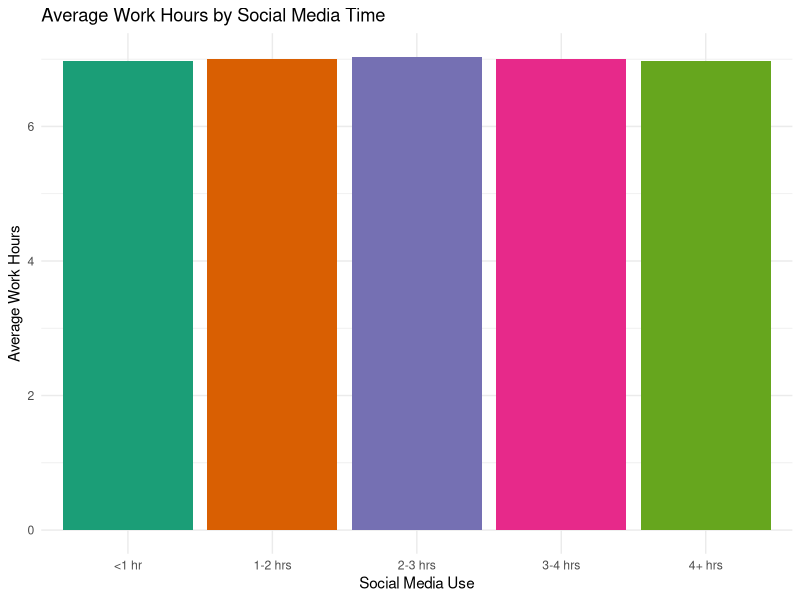
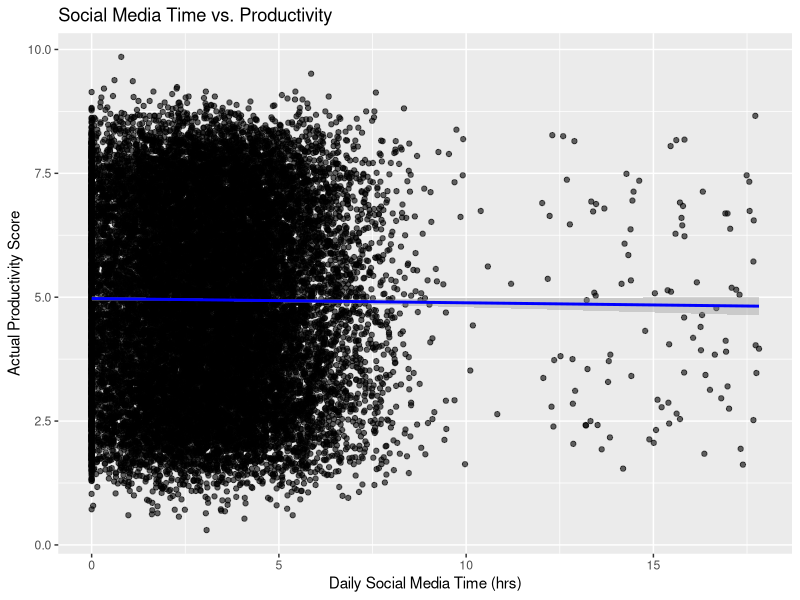
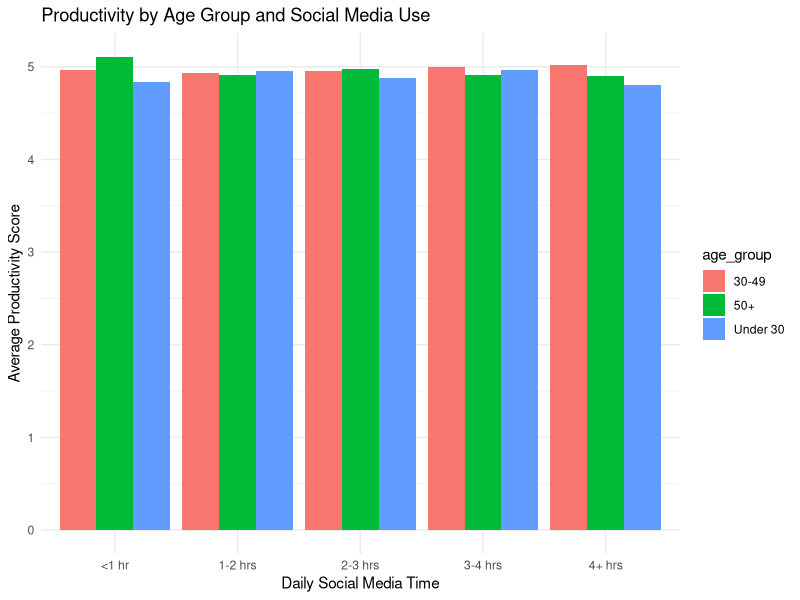
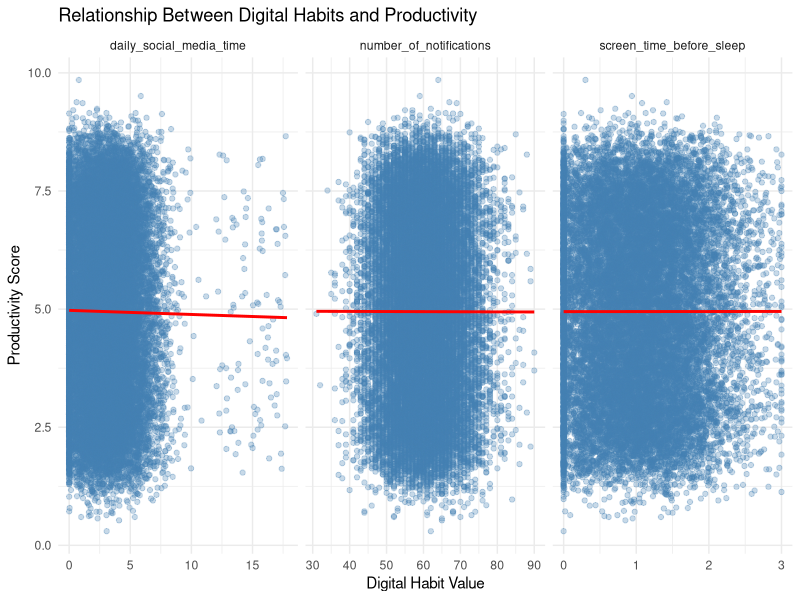

These figures' R source, in order:
## ---- chunk 1
knitr::opts_chunk$set(echo = TRUE)
library(tidyverse)
Social_Media_Vs_Productivity <- read_csv("Social Media Vs Productivity.csv")
## ---- chunk 2
Social_Media_Vs_Productivity <- Social_Media_Vs_Productivity %>%
  mutate(
    daily_social_media_time = as.numeric(daily_social_media_time),
    social_media_range = case_when(
      daily_social_media_time < 1 ~ "<1 hr",
      daily_social_media_time < 2 ~ "1-2 hrs",
      daily_social_media_time < 3 ~ "2-3 hrs",
      daily_social_media_time < 4 ~ "3-4 hrs",
      TRUE ~ "4+ hrs"
    ),
    social_media_range = factor(social_media_range, levels = c("<1 hr", "1-2 hrs", "2-3 hrs", "3-4 hrs", "4+ hrs"))
  )

social_media_vs_work <- Social_Media_Vs_Productivity %>%
  group_by(social_media_range) %>%
  summarise(
    avg_work_hours = mean(work_hours_per_day, na.rm = TRUE),
    count = n()
  ) %>%
  ungroup()

ggplot(social_media_vs_work, aes(x = social_media_range, y = avg_work_hours, fill = social_media_range)) +
  geom_col() +
  scale_fill_manual(values = c(
    "<1 hr" = "#1b9e77",
    "1-2 hrs" = "#d95f02",
    "2-3 hrs" = "#7570b3",
    "3-4 hrs" = "#e7298a",
    "4+ hrs" = "#66a61e"
  )) +
  labs(title = "Average Work Hours by Social Media Time",
       x = "Social Media Use",
       y = "Average Work Hours") +
  theme_minimal() +
  theme(legend.position = "none")
## ---- chunk 3
ggplot(Social_Media_Vs_Productivity, aes(x = daily_social_media_time, y = actual_productivity_score)) +
  geom_point(alpha = 0.6) +
  geom_smooth(method = "lm", color = "blue") +
  labs(title = "Social Media Time vs. Productivity",
       x = "Daily Social Media Time (hrs)",
       y = "Actual Productivity Score")
## ---- chunk 4
# Create age groups
Social_Media_Vs_Productivity <- Social_Media_Vs_Productivity %>%
  mutate(age_group = case_when(
    age < 30 ~ "Under 30",
    age < 50 ~ "30-49",
    TRUE ~ "50+"
  ))

# Summarize average productivity by age group and social media time range
Social_Media_Vs_Productivity <- Social_Media_Vs_Productivity %>%
  mutate(social_media_range = case_when(
    daily_social_media_time < 1 ~ "<1 hr",
    daily_social_media_time < 2 ~ "1-2 hrs",
    daily_social_media_time < 3 ~ "2-3 hrs",
    daily_social_media_time < 4 ~ "3-4 hrs",
    TRUE ~ "4+ hrs"
  ))

age_productivity_summary <- Social_Media_Vs_Productivity %>%
  group_by(age_group, social_media_range) %>%
  summarise(
    avg_productivity = mean(actual_productivity_score, na.rm = TRUE),
    count = n()
  )
print(age_productivity_summary)

# Optional: Plot average productivity by age group and social media use
library(ggplot2)
ggplot(age_productivity_summary, aes(x = social_media_range, y = avg_productivity, fill = age_group)) +
  geom_col(position = "dodge") +
  labs(title = "Productivity by Age Group and Social Media Use",
       x = "Daily Social Media Time",
       y = "Average Productivity Score") +
  theme_minimal()
## ---- chunk 5
# Reshape data to long format
long_data <- Social_Media_Vs_Productivity %>%
  select(actual_productivity_score, daily_social_media_time, number_of_notifications, screen_time_before_sleep) %>%
  pivot_longer(
    cols = -actual_productivity_score,
    names_to = "digital_habit",
    values_to = "habit_value"
  )

# Plot
ggplot(long_data, aes(x = habit_value, y = actual_productivity_score)) +
  geom_point(alpha = 0.3, color = "steelblue") +
  geom_smooth(method = "lm", se = FALSE, color = "red") +
  facet_wrap(~ digital_habit, scales = "free_x") +
  labs(
    title = "Relationship Between Digital Habits and Productivity",
    x = "Digital Habit Value",
    y = "Productivity Score"
  ) +
  theme_minimal()
